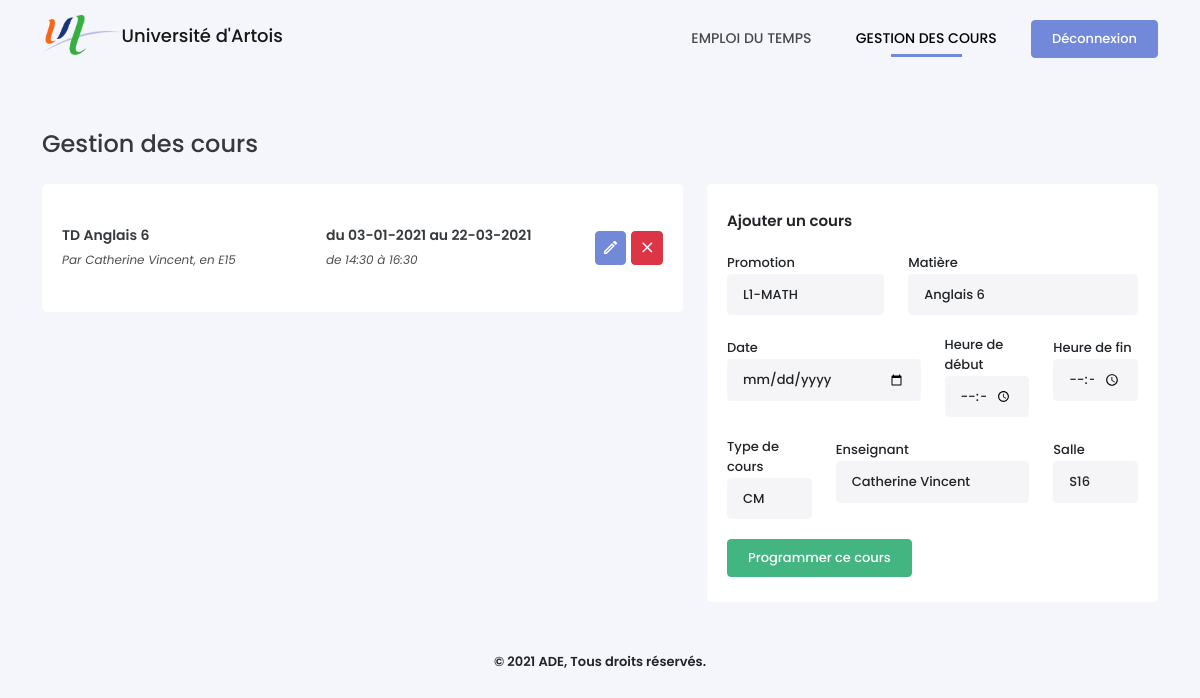
Screenshot of /gestion.php (signed in) with the database file from the repository.
### tables this page shows
CREATE TABLE Cours (
    CourID INTEGER PRIMARY KEY AUTOINCREMENT,
    DateDebut VARCHAR(30) NOT NULL,
    DateFin VARCHAR(30),
    HeureDebut time NOT NULL,
    HeureFin time NOT NULL,
    TypeID INTEGER NOT NULL,
    SalleID INTEGER NOT NULL,
    UsagerID INTEGER NOT NULL,
    MatiereID INTEGER NOT NULL,
    CONSTRAINT cour_type_fk FOREIGN KEY (TypeID) REFERENCES TypeCours(TypeID) ON DELETE CASCADE,
    CONSTRAINT cour_salle_fk FOREIGN KEY (SalleID) REFERENCES Salles(SalleID) ON DELETE CASCADE
    CONSTRAINT cour_enseignant_fk FOREIGN KEY (UsagerID) REFERENCES Usagers(UsagerID) ON DELETE CASCADE,
    CONSTRAINT cour_matiere_fk FOREIGN KEY (MatiereID) REFERENCES Matieres(MatiereID) ON DELETE CASCADE
);

CREATE TABLE TypeCours (
    TypeID INTEGER PRIMARY KEY AUTOINCREMENT,
    NomType VARCHAR NOT NULL
);

CREATE TABLE Matieres (
    MatiereID INTEGER PRIMARY KEY AUTOINCREMENT,
    NomMatiere VARCHAR(25) NOT NULL,
    CouleurMatiere VARCHAR(10) NOT NULL,
    PromotionID INTEGER NOT NULL,
    CONSTRAINT matiere_promo_fk FOREIGN KEY (PromotionID) REFERENCES Promotions(PromotionID) ON DELETE CASCADE
);

CREATE TABLE Usagers (
    UsagerID VARCHAR(30) PRIMARY KEY NOT NULL,
    MotDePasse VARCHAR(255) NOT NULL,
    Nom VARCHAR(15) NOT NULL,
    Prenom VARCHAR(20) NOT NULL,
    RangID INTEGER NOT NULL,
    CONSTRAINT usager_rang_fk FOREIGN KEY (RangID) REFERENCES Rangs(RangID) ON DELETE CASCADE
);

CREATE TABLE Salles (
    SalleID INTEGER PRIMARY KEY AUTOINCREMENT,
    NomSalle VARCHAR NOT NULL
);

### gestion.php (the view, shortened to what this page needs)
<!DOCTYPE html>
<?php
require_once('./src/Planning/FormEvent.php');
$last_search = isset($_GET['search']) ? $_GET['search'] : ' ';
?>
<html lang="fr-FR">
<head>
    <link type="text/css" rel="stylesheet" href="./assets/css/icons.min.css">
    <link type="text/css" rel="stylesheet" href="./assets/css/bootstrap.min.css">
    <link type="text/css" rel="stylesheet" href="./assets/css/style.css">
</head>
<body>
    <?php require_once('./views/header.php') ?>
    <div class="container">
        <h4>Gestion des cours</h4>
        <div class="row">
            <div class="col-md-7">
                <div class="box-content">
                    <?php
                    $where = 'WHERE NomMatiere LIKE \'%'. $last_search.'%\'';
                    if($_SESSION['rang'] == 2)  $where = 'WHERE UsagerID ="'. $_SESSION['id'] . '" AND NomMatiere LIKE \'%'. $last_search.'%\'';
                    $sCours = $bdd->query('SELECT * FROM Cours INNER JOIN Matieres USING(MatiereID), TypeCours USING(TypeID), Usagers USING(UsagerID), Promotions USING(PromotionID), Salles USING(SalleID) '.$where.' ORDER BY DateDebut DESC, HeureDebut DESC');
                    while($aCours = $sCours->fetch()) { ?>
                        <div class="list-items d-flex flex-row align-items-center justify-content-between">
                            <div class="item-info">
                                <p><?= $aCours['NomType'] ?> <?= $aCours['NomMatiere'] ?></p>
                                <span>Par <?= $aCours['Prenom'] ?> <?= $aCours['Nom'] ?>, en <?= $aCours['NomSalle'] ?></span>
                            </div>
                            <div class="item-info">
                                <p>du <?= date('d-m-Y', $aCours['DateDebut']) ?> au <?= date('d-m-Y', $aCours['DateFin']) ?></p>
                                <span>de  <?= $aCours['HeureDebut'] ?> à <?= $aCours['HeureFin'] ?></span>
                            </div>
                            <button class="btn btn-primary"><i class="mdi mdi-pencil-outline"></i></button>
                            <a href="?removeEventID=<?= $aCours['CourID'] ?>" class="btn btn-danger"><i class="mdi mdi-close"></i></a>
                        </div>
                    <?php } ?>
                </div>
            </div>
            <div class="col-md-5">
                <div class="box-content">
                    <div class="content-title">Ajouter un cours</div>
                    <form method="POST" action="">
                        <div class="row">
                            <div class="col-md-5">
                                <div class="form-group">
                                    <label for="">Promotion</label>
                                    <select name="promotion" class="form-control" id="promo">
                                        <?php
                                        $option = '';
                                        if($_SESSION['rang'] == 2) {
                                            $option = 'INNER JOIN Appartient ON Promotions.PromotionID = Appartient.PromotionID AND UsagerID = "'.$_SESSION['id'].'"';
                                        }
                                        $sPromo = $bdd->query('SELECT * FROM Promotions '.$option.' ORDER BY PromotionID');
                                        while($aPromo = $sPromo->fetch()) {
                                            echo '<option value="'.$aPromo['PromotionID'].'"'. ((isset($_POST['promotion']) && $_POST['promotion'] == $aPromo['PromotionID']) ? ' selected' : '') .'>'.$aPromo['NomPromotion'].'</option>';
                                        } ?>
                                    </select>
                                </div>
                            </div>
                            <div class="col-md-7">
                                <div class="form-group">
                                    <label for="">Matière</label>
                                    <select name="matiere" id="" class="form-control" id="matiere">
                                        <?php
                                        $option = '';
                                        if($_SESSION['rang'] == 2) {
                                            $option = 'INNER JOIN Enseigne ON Matieres.MatiereID = Enseigne.MatiereID AND UsagerID = "'.$_SESSION['id'].'"';
                                        }
                                        $sMatieres = $bdd->query('SELECT * FROM Matieres '.$option. ' ORDER BY NomMatiere');
                                        while($aMatieres = $sMatieres->fetch()) {
                                            echo '<option value="'.$aMatieres['MatiereID'].'">'.$aMatieres['NomMatiere'].'</option>';
                                        } ?>
                                    </select>
                                </div>
                            </div>
                            <div class="col-md-6">
                                <div class="form-group">
                                    <label for="date">Date</label>
                                    <input type="date" name="dateCour" class="form-control <?= (isset($errors['dateCour'])) ? 'is-invalid' : '' ?>" value="<?= (isset($_POST['dateCour'])) ? $_POST['dateCour'] : '' ?>">
                                </div>
                            </div>
                            <div class="col-md-3">
                                <div class="form-group">
                                    <label for="date">Heure de début</label>
                                    <input type="time" name="heureDebut" class="form-control <?= (isset($errors['heureDebut'])) ? 'is-invalid' : '' ?>" value="<?= (isset($_POST['heureDebut'])) ? $_POST['heureDebut'] : '' ?>">
                                </div>
                            </div>
                            <div class="col-md-3">
                                <div class="form-group">
                                    <label for="date">Heure de fin</label>
                                    <input type="time" name="heureFin" class="form-control <?= (isset($errors['heureFin'])) ? 'is-invalid' : '' ?>" value="<?= (isset($_POST['heureFin'])) ? $_POST['heureFin'] : '' ?>">
                                </div>
                            </div>
                            <div class="col-md-3">
                                <div class="form-group">
                                    <label for="date">Type de cours</label>
                                    <select name="type" class="form-control">
                                        <?php $query = $bdd->query('SELECT * FROM TypeCours');
                                            while ($row = $query->fetch()){
                                                echo '<option value="' . $row['TypeID'].'">' . $row['NomType'] . '</option>';
                                            }
                                        ?>
                                    </select>
                                </div>
                            </div>
                            <div class="col-md-6">
                                <div class="form-group">
                                    <label for="date">Enseignant</label>
                                    <select name="enseignant" class="form-control">
                                        <?php if($_SESSION['rang'] == 2) {
                                                $sql = 'AND UsagerID = "'.$_SESSION['id'].'"';
                                            } else {
                                                $sql = '';
                                            }
                                            $query = $bdd->query('SELECT * FROM Usagers WHERE RangID = 2 ' . $sql);
                                            while ($row = $query->fetch()){
                                                echo '<option value="' .$row['UsagerID'] .'">' . $row['Prenom'] . ' ' .  $row['Nom'] . '</option>';
                                            }
                                        ?>
                                    </select>
                                </div>
                            </div>
                            <div class="col-md-3">
                                <div class="form-group">
                                    <label for="salle">Salle</label>
                                    <select name="salle" class="form-control">
                                        <?php $query = $bdd->query('SELECT * FROM Salles');
                                            while ($row = $query->fetch()){
                                                echo '<option value="' . $row['SalleID'].'">' . $row['NomSalle'] . '</option>';
                                            }
                                        ?>
                                    </select>
                                </div>
                            </div>
                        </div>
                        <input type="submit" name="add_cours" value="Programmer ce cours" class="btn btn-success">
                    </form>
                </div>
            </div>
        </div>
    </div>
    <?php require_once('./views/footer.php') ?>
</body>
</html>

### views/header.php
<header>
    <div class="container">
        <div class="logo">
            <a href="./"><img src="./assets/img/logo.png" alt="logo"><span>Université d'Artois</span></a>
        </div>
        <nav>
            <ul>
                <li <?= (basename($_SERVER['PHP_SELF']) == 'index.php') ? 'class="active"' : null ?>>
                    <a href="./"> Emploi du temps</a>
                </li>
                <?php if($_SESSION['rang'] > 1) { ?>
                <li <?= (basename($_SERVER['PHP_SELF']) == 'gestion.php') ? 'class="active"' : null ?>>
                    <a href="./gestion"> Gestion des cours</a>
                </li>
                <?php } if($_SESSION['rang'] > 2) { ?>
                <li <?= (basename($_SERVER['PHP_SELF']) == 'admin.php') ? 'class="active"' : null ?>>
                    <a href="./admin">Administration</a>
                </li>
                <?php } ?>
                <li>
                    <a href="./logout" class="btn btn-primary">Déconnexion</a>
                </li>
            </ul>
        </nav>
    </div>
</header>

### views/footer.php
<footer>
    <p>© 2021 ADE, Tous droits réservés.</p>
</footer>

### assets/css/style.css (style rules this page uses)
* { box-sizing: border-box; outline: none; -webkit-tap-highlight-color: rgba(0, 0, 0, 0); }
body { font-family: Poppins, sans-serif; background-color: #F5F6FB; margin: 0; padding: 0; }
header { width: 100%; height: 80px; margin-bottom: 50px; }
.logo a { float: left; margin-top: 15px; text-decoration: none; }
.logo img { height: 40px; }
.logo a span { color: #000; vertical-align: middle; opacity: .9; font-size: 18px; font-weight: 500; }
nav { float: right; padding: 20px 0; }
nav ul { padding: 0; margin: 0; list-style: none; position: relative; }
nav ul li { display: inline-block; margin-left: 20px; }
nav a { display: block; padding: 0 10px; color: #000; opacity: .7; text-transform: uppercase; font-weight: 500; font-size: 14px; text-decoration: none; }
nav ul li.active a { opacity: 1; }
nav ul li a::after { content: ''; width: 50%; display: block; margin: 5px auto; border-bottom: 3px solid transparent; }
nav ul li.active a::after { border-color: #7289DA; }
nav a.btn { display: flex; opacity: 1; font-size: 13px; padding: 8px 20px; text-transform: unset; }
footer { text-align: center; margin: 20px auto; font-weight: 600; font-size: 13px; }
.container { min-width: 80%; }
.container h4 { opacity: .9; margin-bottom: 25px; }
.btn { font-weight: 500; font-size: 13px; padding: 8px 20px; }
.btn-primary { background-color: #7289DA; border-color: #7289DA; }
.btn-success { background-color: #43B581; border-color: #43B581; }
.box-content { position: relative; width: 100%; padding: 25px 20px; background-color: #fff; border-radius: 5px; margin-bottom: 30px; }
.box-content::after { content: ''; clear: both; display: table; }
.content-title { font-size: 15px; display: inline-block; position: relative; font-weight: 600; height: 40px; }
.list-items { padding: 15px 0; border-bottom: 2px solid #DADFE1; }
.list-items:last-child { border: 0; }
.item-info { line-height: 1.6; flex: 1; }
.list-items p { font-weight: 600; margin-bottom: 0; opacity: .9; font-size: 14px; }
.list-items span { font-size: 12px; font-style: italic; opacity: .8; }
.list-items > .btn { padding: 3px 6px; font-size: 1.1rem; margin-left: 5px; }
.form-group { margin-bottom: 20px; position: relative; min-height: 60px; }
label { font-size: 13px; font-weight: 500; }
.form-control, .form-control:focus { background-color: #F5F5F7; border-color: #F5F5F7; font-size: 13px; font-weight: 500; padding: 10px 15px; }

### rows the page displays
cours: TypeID.NomType "TD", MatiereID.NomMatiere "Anglais 6", UsagerID.Prenom "Catherine", UsagerID.Nom "Vincent", SalleID.NomSalle "E15", DateDebut "03-01-2021", DateFin "22-03-2021", HeureDebut "14:30", HeureFin "16:30"

### other values shown
form field promotion "L1-MATH"
form field matiere "Anglais 6"
form field type "CM"
form field enseignant "Catherine Vincent"
form field salle "S16"
